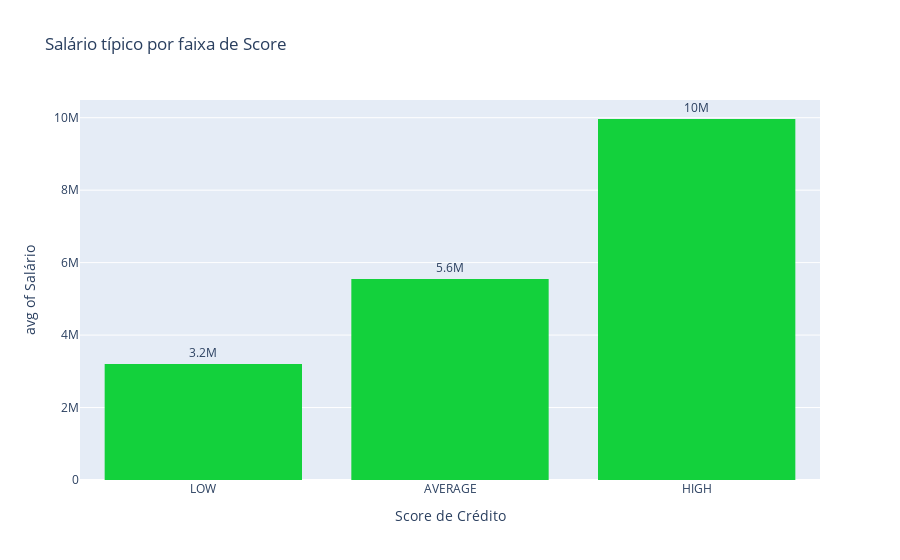
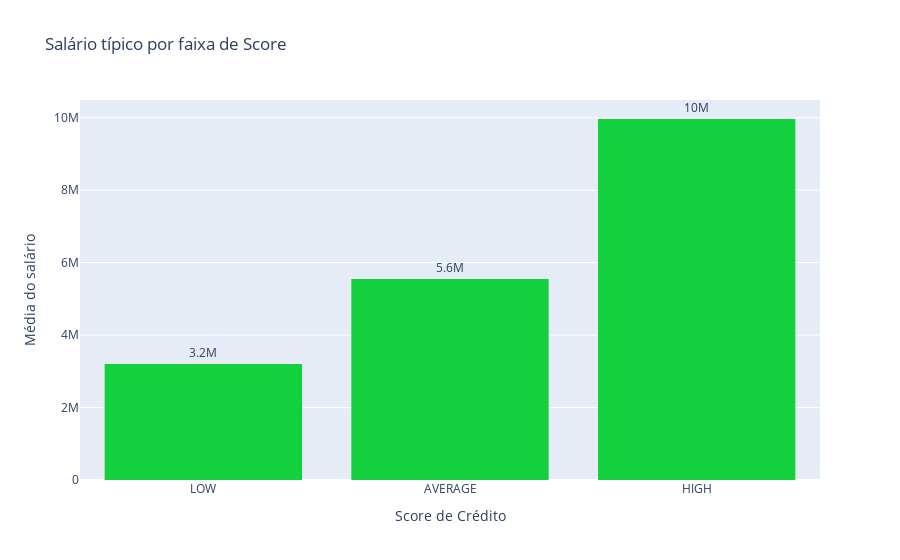

Here is the notebook cell these charts were saved with, in order:
### Markdown cell above
# Salário x Score de crédito
Resposta: O grafico mostra sim que pessoas com salarios maiores possuem um score mais alto, ainda mais quando vemos pela média, já que a média salrial das pessoas com um credit scopre alto é a maior e vai diminuindo de acordo com a categoria, sendo low, a menor média salarial.

### Code cell
fig = px.histogram(
    df,
    x="Credit Score",
    y="Income",
    histfunc="avg",                 
    category_orders={"Credit Score": score_order},
    text_auto=".2s",                   
    labels={"Income":"Salário", "Credit Score":"Score de Crédito"},
    title="Salário típico por faixa de Score"
)
fig.update_traces(
    textposition="outside",
    marker_color="#13D13C"    
)
fig.update_layout(
    yaxis_title=" Média do salário"
)

### Figure 1 — Plotly figure (JSON) as saved in the notebook; plotly's stock layout.template omitted (floating-point values rounded to 4 significant figures; data arrays with more than 128 entries replaced by an {"elided": "..."} marker saying what was removed)
{"data": [{"bingroup": "x", "histfunc": "avg", "hovertemplate": "Score de Crédito=%{x}<br>avg of Salário=%{y}<extra></extra>", "legendgroup": "", "marker": {"color": "#13D13C", "pattern": {"shape": ""}}, "name": "", "orientation": "v", "showlegend": false, "textposition": "outside", "texttemplate": "%{value:.2s}", "type": "histogram", "x": {"elided": "164 str values"}, "xaxis": "x", "y": {"elided": "164 int values"}, "yaxis": "y"}], "layout": {"barmode": "relative", "legend": {"tracegroupgap": 0}, "title": {"text": "Salário típico por faixa de Score"}, "xaxis": {"anchor": "y", "categoryarray": ["LOW", "AVERAGE", "HIGH"], "categoryorder": "array", "domain": [0, 1], "title": {"text": "Score de Crédito"}}, "yaxis": {"anchor": "x", "domain": [0, 1], "title": {"text": "avg of Salário"}}}}

### Figure 2 — Plotly figure (JSON) as saved in the notebook; plotly's stock layout.template omitted (floating-point values rounded to 4 significant figures; data arrays with more than 128 entries replaced by an {"elided": "..."} marker saying what was removed)
{"data": [{"bingroup": "x", "histfunc": "avg", "hovertemplate": "Score de Crédito=%{x}<br>avg of Salário=%{y}<extra></extra>", "legendgroup": "", "marker": {"color": "#13D13C", "pattern": {"shape": ""}}, "name": "", "orientation": "v", "showlegend": false, "textposition": "outside", "texttemplate": "%{value:.2s}", "type": "histogram", "x": {"elided": "164 str values"}, "xaxis": "x", "y": {"elided": "164 int values"}, "yaxis": "y"}], "layout": {"barmode": "relative", "legend": {"tracegroupgap": 0}, "title": {"text": "Salário típico por faixa de Score"}, "xaxis": {"anchor": "y", "categoryarray": ["LOW", "AVERAGE", "HIGH"], "categoryorder": "array", "domain": [0, 1], "title": {"text": "Score de Crédito"}}, "yaxis": {"anchor": "x", "domain": [0, 1], "title": {"text": " Média do salário"}}}}
